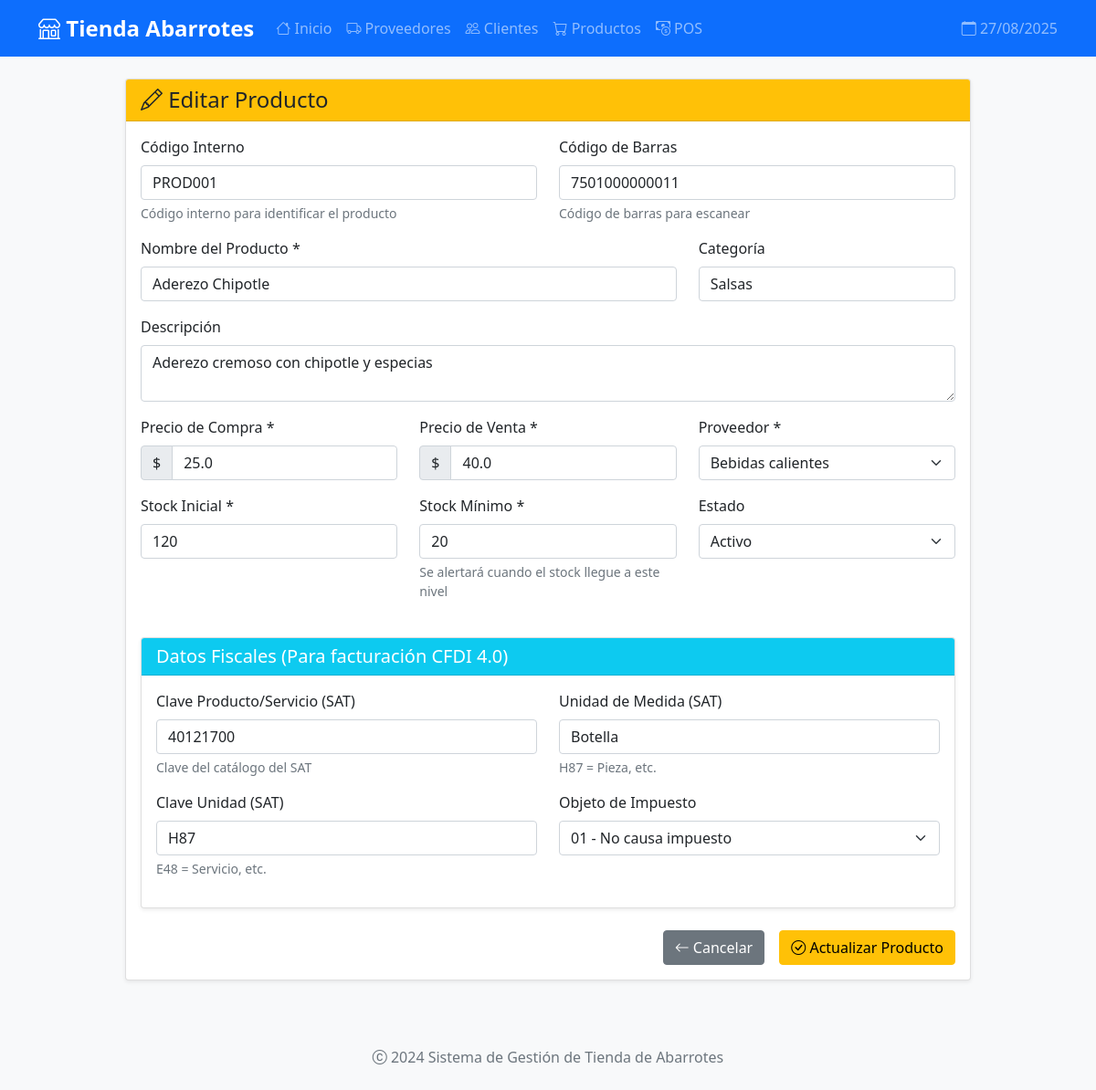
The page /productos/editar/2 on the database its author committed.
### models.py (models this page shows, shortened)
class Producto(db.Model):
    __tablename__ = 'productos'
    id = db.Column(db.Integer, primary_key=True)
    codigo = db.Column(db.String(50), unique=True, nullable=True)  # Cambiado de codigo_barras a codigo
    codigo_barras = db.Column(db.String(50), unique=True, nullable=True)
    nombre = db.Column(db.String(100), nullable=False)
    descripcion = db.Column(db.Text)
    precio_compra = db.Column(db.Float, nullable=False)
    precio_venta = db.Column(db.Float, nullable=False)
    stock = db.Column(db.Integer, default=0)
    stock_minimo = db.Column(db.Integer, default=5)
    categoria = db.Column(db.String(50))
    clave_producto_sat = db.Column(db.String(50))  # Clave SAT
    unidad_medida_sat = db.Column(db.String(20), default='H87')  # H87 = Pieza
    clave_unidad_sat = db.Column(db.String(3), default='E48')  # E48 = Servicio
    objeto_impuesto_sat = db.Column(db.String(2), default='02')  # 02 = Sí causa IVA
    proveedor_id = db.Column(db.Integer, db.ForeignKey('proveedores.id'), nullable=False)
    imagen_url = db.Column(db.String(200), nullable=True)
    fecha_creacion = db.Column(db.DateTime, default=datetime.utcnow)
    activo = db.Column(db.Boolean, default=True)

class Proveedor(db.Model):
    __tablename__ = 'proveedores'
    id = db.Column(db.Integer, primary_key=True)
    nombre = db.Column(db.String(100), nullable=False)
    contacto = db.Column(db.String(100))
    telefono = db.Column(db.String(20))
    email = db.Column(db.String(100))
    direccion = db.Column(db.Text)
    fecha_creacion = db.Column(db.DateTime, default=datetime.utcnow)
    razon_social = db.Column(db.String(200))
    rfc = db.Column(db.String(13))
    regimen_fiscal = db.Column(db.String(100))
    codigo_postal = db.Column(db.String(5))
    productos = db.relationship('Producto', backref='proveedor_rel', lazy=True)

### app.py (the view, shortened to what this page needs)
@app.route('/productos/editar/<int:id>', methods=['GET', 'POST'])
def editar_producto(id):
    producto = Producto.query.get_or_404(id)
    proveedores = Proveedor.query.order_by(Proveedor.nombre).all()
    return render_template('productos/editar.html', producto=producto, proveedores=proveedores)

### app.py (called while the page is built)
@app.context_processor
def inject_global_vars():
    return {
        'now': datetime.now(),
        'current_year': datetime.now().year
    }

### templates/productos/editar.html (shortened to what this page needs)
{% extends "base.html" %}
{% block content %}
<div class="row justify-content-center">
    <div class="col-md-10">
        <div class="card">
            <div class="card-header {% if producto %}bg-warning text-dark{% else %}bg-info text-white{% endif %}">
                <h4 class="mb-0">
                    <i class="bi {% if producto %}bi-pencil{% else %}bi-cart-plus{% endif %}"></i>
                    {% if producto %}Editar{% else %}Nuevo{% endif %} Producto
                </h4>
            </div>
            <div class="card-body">
                <form method="POST">
                    <div class="row">
                        <div class="col-md-6 mb-3">
                            <label for="codigo" class="form-label">Código Interno</label>
                            <input type="text" class="form-control" id="codigo" name="codigo"
                                   value="{{ producto.codigo if producto else '' }}"
                                   placeholder="Código único del producto">
                            <div class="form-text">Código interno para identificar el producto</div>
                        </div>
                        <div class="col-md-6 mb-3">
                            <label for="codigo_barras" class="form-label">Código de Barras</label>
                            <input type="text" class="form-control" id="codigo_barras" name="codigo_barras"
                                   value="{{ producto.codigo_barras if producto else '' }}"
                                   placeholder="Código de barras del producto">
                            <div class="form-text">Código de barras para escanear</div>
                        </div>
                    </div>
                    <div class="row">
                        <div class="col-md-8 mb-3">
                            <label for="nombre" class="form-label">Nombre del Producto *</label>
                            <input type="text" class="form-control" id="nombre" name="nombre"
                                   value="{{ producto.nombre if producto else '' }}" required
                                   placeholder="Nombre del producto">
                        </div>
                        <div class="col-md-4 mb-3">
                            <label for="categoria" class="form-label">Categoría</label>
                            <input type="text" class="form-control" id="categoria" name="categoria"
                                   value="{{ producto.categoria if producto else '' }}"
                                   placeholder="Categoría del producto">
                        </div>
                    </div>
                    <div class="mb-3">
                        <label for="descripcion" class="form-label">Descripción</label>
                        <textarea class="form-control" id="descripcion" name="descripcion"
                                  rows="2" placeholder="Descripción del producto">{{ producto.descripcion if producto else '' }}</textarea>
                    </div>
                    <div class="row">
                        <div class="col-md-4 mb-3">
                            <label for="precio_compra" class="form-label">Precio de Compra *</label>
                            <div class="input-group">
                                <span class="input-group-text">$</span>
                                <input type="number" class="form-control" id="precio_compra" name="precio_compra"
                                       step="0.01" min="0" required
                                       value="{{ producto.precio_compra if producto else '' }}"
                                       placeholder="0.00">
                            </div>
                        </div>
                        <div class="col-md-4 mb-3">
                            <label for="precio_venta" class="form-label">Precio de Venta *</label>
                            <div class="input-group">
                                <span class="input-group-text">$</span>
                                <input type="number" class="form-control" id="precio_venta" name="precio_venta"
                                       step="0.01" min="0" required
                                       value="{{ producto.precio_venta if producto else '' }}"
                                       placeholder="0.00">
                            </div>
                        </div>
                        <div class="col-md-4 mb-3">
                            <label for="proveedor_id" class="form-label">Proveedor *</label>
                            <select class="form-select" id="proveedor_id" name="proveedor_id" required>
                                {% for proveedor in proveedores %}
                                <option value="{{ proveedor.id }}" {% if producto and producto.proveedor_id == proveedor.id %}selected{% endif %}>
                                    {{ proveedor.nombre }}
                                </option>
                                {% endfor %}
                            </select>
                        </div>
                    </div>
                    <div class="row">
                        <div class="col-md-4 mb-3">
                            <label for="stock" class="form-label">Stock Inicial *</label>
                            <input type="number" class="form-control" id="stock" name="stock"
                                   min="0" required value="{{ producto.stock if producto else 0 }}">
                        </div>
                        <div class="col-md-4 mb-3">
                            <label for="stock_minimo" class="form-label">Stock Mínimo *</label>
                            <input type="number" class="form-control" id="stock_minimo" name="stock_minimo"
                                   min="0" required value="{{ producto.stock_minimo if producto else 5 }}">
                            <div class="form-text">Se alertará cuando el stock llegue a este nivel</div>
                        </div>
                        <div class="col-md-4 mb-3">
                            <label for="activo" class="form-label">Estado</label>
                            <select class="form-select" id="activo" name="activo">
                                <option value="true" {% if not producto or producto.activo %}selected{% endif %}>Activo</option>
                            </select>
                        </div>
                    </div>
                    <div class="card mt-4">
                        <div class="card-header bg-info text-white">
                            <h5 class="mb-0">Datos Fiscales (Para facturación CFDI 4.0)</h5>
                        </div>
                        <div class="card-body">
                            <div class="row">
                                <div class="col-md-6 mb-3">
                                    <label for="clave_producto_sat" class="form-label">Clave Producto/Servicio (SAT)</label>
                                    <input type="text" class="form-control" id="clave_producto_sat" name="clave_producto_sat"
                                           value="{{ producto.clave_producto_sat if producto else '' }}"
                                           placeholder="Ej: 01010101">
                                    <div class="form-text">Clave del catálogo del SAT</div>
                                </div>
                                <div class="col-md-6 mb-3">
                                    <label for="unidad_medida_sat" class="form-label">Unidad de Medida (SAT)</label>
                                    <input type="text" class="form-control" id="unidad_medida_sat" name="unidad_medida_sat"
                                           value="{{ producto.unidad_medida_sat if producto else 'H87' }}"
                                           placeholder="Ej: H87">
                                    <div class="form-text">H87 = Pieza, etc.</div>
                                </div>
                            </div>
                            <div class="row">
                                <div class="col-md-6 mb-3">
                                    <label for="clave_unidad_sat" class="form-label">Clave Unidad (SAT)</label>
                                    <input type="text" class="form-control" id="clave_unidad_sat" name="clave_unidad_sat"
                                           value="{{ producto.clave_unidad_sat if producto else 'E48' }}"
                                           placeholder="Ej: E48">
                                    <div class="form-text">E48 = Servicio, etc.</div>
                                </div>
                                <div class="col-md-6 mb-3">
                                    <label for="objeto_impuesto_sat" class="form-label">Objeto de Impuesto</label>
                                    <select class="form-select" id="objeto_impuesto_sat" name="objeto_impuesto_sat">
                                        <option value="01" {% if producto and producto.objeto_impuesto_sat == '01' %}selected{% endif %}>01 - No causa impuesto</option>
                                    </select>
                                </div>
                            </div>
                        </div>
                    </div>
                    <div class="d-grid gap-2 d-md-flex justify-content-md-end mt-4">
                        <a href="{{ url_for('lista_productos') }}" class="btn btn-secondary me-md-2">
                            <i class="bi bi-arrow-left"></i> Cancelar
                        </a>
                        <button type="submit" class="btn {% if producto %}btn-warning{% else %}btn-info text-white{% endif %}">
                            <i class="bi bi-check-circle"></i> {% if producto %}Actualizar{% else %}Guardar{% endif %} Producto
                        </button>
                    </div>
                </form>
            </div>
        </div>
    </div>
</div>
{% endblock %}

### static/css/style.css (style rules this page uses)
body { background-color: #f8f9fa; font-family: 'Segoe UI', Tahoma, Geneva, Verdana, sans-serif; }
.card { box-shadow: 0 0.125rem 0.25rem rgba(0, 0, 0, 0.075); border: 1px solid rgba(0, 0, 0, 0.125); transition: all 0.3s ease; }
.form-label { font-weight: 500; margin-bottom: 0.5rem; }

### rows shown on the page
Producto: codigo "PROD001", codigo_barras "7501000000011", nombre "Aderezo Chipotle", categoria "Salsas", descripcion "Aderezo cremoso con chipotle y especias", precio_compra "25.0", precio_venta "40.0", proveedor_id "Bebidas calientes", stock "120", stock_minimo "20", activo "Activo", clave_producto_sat "40121700", unidad_medida_sat "Botella", clave_unidad_sat "H87"
